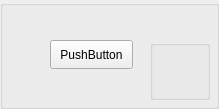
       <widget class="QGroupBox" name="groupBox_p110">
        <property name="minimumSize">
         <size>
          <width>170</width>
          <height>100</height>
         </size>
        </property>
        <property name="title">
         <string/>
        </property>
        <widget class="QPushButton" name="pushButton_p110">
         <property name="geometry">
          <rect>
           <x>50</x>
           <y>40</y>
           <width>83</width>
           <height>29</height>
          </rect>
         </property>
         <property name="text">
          <string>PushButton</string>
         </property>
        </widget>
        <widget class="QGroupBox" name="groupBox_p110info">
         <property name="geometry">
          <rect>
           <x>150</x>
           <y>40</y>
           <width>60</width>
           <height>60</height>
          </rect>
         </property>
         <property name="title">
          <string/>
         </property>
         <widget class="QLabel" name="label_p110attack">
          <property name="geometry">
           <rect>
            <x>0</x>
            <y>0</y>
            <width>30</width>
            <height>30</height>
           </rect>
          </property>
          <property name="text">
           <string/>
          </property>
         </widget>
         <widget class="QLabel" name="label_p110hp">
          <property name="geometry">
           <rect>
            <x>30</x>
            <y>0</y>
            <width>30</width>
            <height>30</height>
           </rect>
          </property>
          <property name="text">
           <string/>
          </property>
         </widget>
         <widget class="QLabel" name="label_p110mobility">
          <property name="geometry">
           <rect>
            <x>0</x>
            <y>30</y>
            <width>30</width>
            <height>30</height>
           </rect>
          </property>
          <property name="text">
           <string/>
          </property>
         </widget>
         <widget class="QLabel" name="label_p110range">
          <property name="geometry">
           <rect>
            <x>30</x>
            <y>30</y>
            <width>30</width>
            <height>30</height>
           </rect>
          </property>
          <property name="text">
           <string/>
          </property>
         </widget>
        </widget>
        <widget class="QLabel" name="label_p110type">
         <property name="geometry">
          <rect>
           <x>0</x>
           <y>0</y>
           <width>30</width>
           <height>30</height>
          </rect>
         </property>
         <property name="styleSheet">
          <string notr="true"/>
         </property>
         <property name="text">
          <string/>
         </property>
        </widget>
       </widget>
